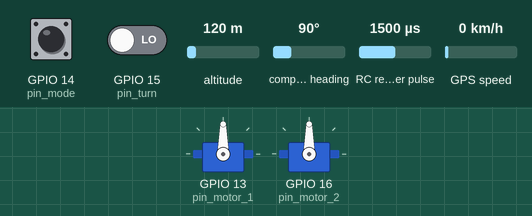
Simulated run of this sketch. Board: ESP8266 (NodeMCU). Parts: 2 × servo. Wiring (inferred from the names in the program): RC receiver channel: data GPIO 12. Inputs (shaded band) come from the test bench; at power-on: RC receiver pulse 1500 µs, GPIO 14 (pin_mode) LOW, GPIO 15 (pin_turn) LOW, altitude 120 m, compass heading 90°, GPS speed 0 km/h. WiFi joins after 1.5 s; servers stay silent unless stated; the GPS gets a fix after 3 s at 37.7749, -122.4194 with 8 satellites; what the sketch prints to the serial monitor is not drawn.

Above: at 2.7 s.
2.8 s: RC receiver pulse (sensor on GPIO 12) set to 1020 µs
At 6.1 s:
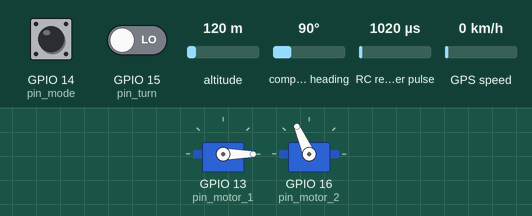
7.0 s: RC receiver pulse (sensor on GPIO 12) set to 1500 µs
At 10.6 s:
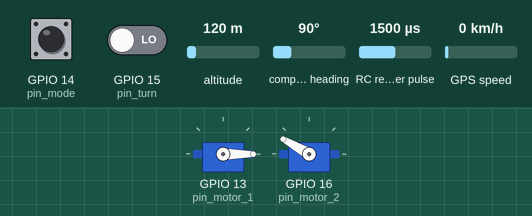
11.0 s: RC receiver pulse (sensor on GPIO 12) set to 1750 µs
At 14.0 s:
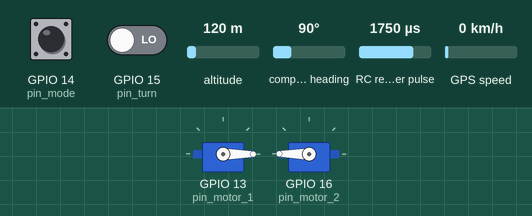
15.1 s: RC receiver pulse (sensor on GPIO 12) set to 1250 µs
At 18.4 s:
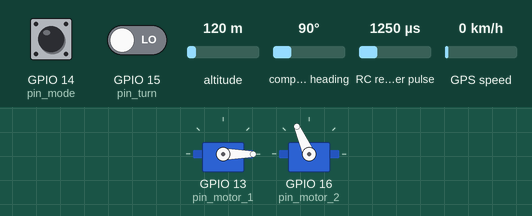
19.1 s: GPIO 14 (pin_mode) pulsed HIGH 2 times (0.12 s each, 0.3 s apart)
At 20.8 s:
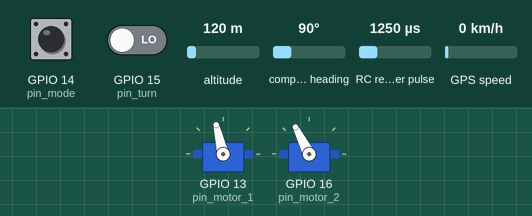
Timing chart, 0 to 25.1 s (numbered marks = the images above; inputs shaded):
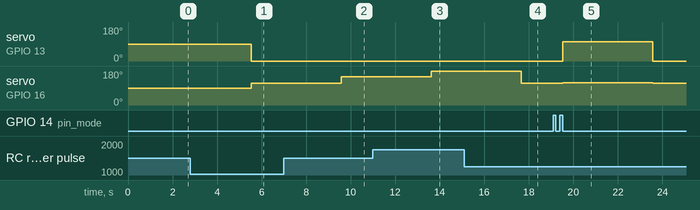

Measured:
- after the input at 2.8 s, servo on GPIO 16 (pin_motor_2): 90° → 114° after 2.7 s
- after the input at 7.0 s, servo on GPIO 16 (pin_motor_2): 114° → 150° after 2.6 s
- after the input at 11.0 s, servo on GPIO 16 (pin_motor_2): 150° → 180° after 2.6 s
- after the input at 15.1 s, servo on GPIO 16 (pin_motor_2): 180° → 114° after 2.6 s
- after the input at 19.1 s, servo on GPIO 13 (pin_motor_1): 0° → 103° after 0.42 s, → 0° 4.0 s later; servo on GPIO 16 (pin_motor_2): 114° → 117° after 0.42 s, → 114° 4.0 s later

The sketch:

test_mid_sizre_usv.ino
```cpp
// -------------------------------CODE for ESP8266 Nodemcu-------------------------------

#include <Servo.h>
#include <QMC5883LCompass.h>
#include <TinyGPSPlus.h>
#include <SoftwareSerial.h>
#include <ESP8266WiFi.h>
#include <WiFiUdp.h>

// MODE CHOICE
  const int pin_mode = 14;      // D5
  bool auto_mode = false;

// MOTOR VARIABLES
  const int pin_throttle = 12;  // D6
  const int pin_turn = 15;      // D8
  const int pin_motor_1 = 13;   // D7
  const int pin_motor_2 = 16;   // D0

  Servo f_1;
  Servo f_2;
  int throttle;
  int turn;
  int thrust;
  int moment;
  int speed_1;
  int speed_2;

// COMPASS
  QMC5883LCompass compass;
  float compass_reading;          // Arduino reads QMC5883l, then send it to ESP8226 via Serial


// GPS
  const int RXPin = 0;          // D3
  const int TXPin = 2;          // D4
  const uint32_t GPSBaud = 9600;
  TinyGPSPlus gps;
  SoftwareSerial ss(RXPin, TXPin);

// UDP WIFI
  const char* ssid = "KTHK 207";
  const char* password = "hmt123456789xyz";
  const char* end_char = "; ";
  const char* terminate_char = "~";

  WiFiUDP Udp;
  unsigned int localUdpPort = 4210;  // local port to listen on
  char incomingPacket[255];  // buffer for incoming packets
  char  replyPacket[] = "USV Packet: ";  // a reply string to send back

// TRACKING PARAMETERS
  double target_lat = 0;
  double target_lng = 0;
  double temp;
  double temp3;
  double usv_lat = 0;
  double usv_lng = 0;
  bool valid = false;

// CONTROL PARAMETER
  float usv_yaw = 0;
  float fix_lat_error = 0;
  float fix_lng_error = 0;
  float yaw_error = 0;
  float desire_yaw = 0;
  float distance = 0;
  float k_yaw_error = 0;
  float k_distance = 0;
  bool arrival = false;
  float temp2;

  const float pi = 3.14159265359;
  const float k_fix_lat = 113894;
  const float k_fix_lng = 104225;
  const float a = 20;
  const float b = 20;
  const float k_moment = 150/pi;
  const float cruise = 120;
  const float arrival_radius = 5;


//-------------------------------SETUP-------------------------------
void setup() {

  // Serial
  Serial.begin(115200);

  // MODE SETUP
  pinMode(pin_mode, INPUT);

  // MOTOR SETUP
  f_1.attach(pin_motor_1,1000,2000);
  f_2.attach(pin_motor_2,1000,2000);
  pinMode(pin_throttle, INPUT);
  pinMode(pin_turn, INPUT);

  // COMPASS SETUP
  compass.init();

  // GPS SETUP
  ss.begin(GPSBaud);

  // UDP WIFI
  Serial.printf("Connecting to %s ", ssid);
  WiFi.begin(ssid, password);
  while (WiFi.status() != WL_CONNECTED)
  {
    delay(500);
    Serial.print(".");
  }
  Serial.println(" connected");

  Udp.begin(localUdpPort);
  Serial.printf("Now listening at IP %s, UDP port %d\n", WiFi.localIP().toString().c_str(), localUdpPort);

}

//-------------------------------LOOP-------------------------------
void loop(){

  // SETTING MODE
    if (pulseIn(pin_mode, HIGH) >= 1500)
      auto_mode = true;
    else
      auto_mode = false;
    Serial.print("Auto = ");
    Serial.print(auto_mode);
    Serial.print("; ");
    Serial.print(pulseIn(pin_mode, HIGH));
    Serial.print("; ");

  // UDP RECIEVE TARGET COORDINATES
    int packetSize = Udp.parsePacket();

    // receive incoming UDP packets
    int len = Udp.read(incomingPacket, 255);
    if (len > 0)
    {
      incomingPacket[len] = 0;
    }

    //Serial.print("Ground Station: ");
    //Serial.print(incomingPacket);
    //Serial.print("; ");

    if (packetSize = 26)
    {
      // Decode target
      target_lat = 0;
      target_lat = target_lat + (incomingPacket[0]-48)*1E1;
      target_lat = target_lat + (incomingPacket[1]-48)*1E0;
      target_lat = target_lat + (incomingPacket[3]-48)*1E-1;
      target_lat = target_lat + (incomingPacket[4]-48)*1E-2;
      target_lat = target_lat + (incomingPacket[5]-48)*1E-3;
      target_lat = target_lat + (incomingPacket[6]-48)*1E-4;
      target_lat = target_lat + (incomingPacket[7]-48)*1E-5;
      target_lat = target_lat + (incomingPacket[8]-48)*1E-6;
      target_lat = target_lat + (incomingPacket[9]-48)*1E-7;
      target_lat = target_lat + (incomingPacket[10]-48)*1E-8;
      target_lat = target_lat + (incomingPacket[11]-48)*1E-9;
      //Serial.print("target_lat =  ");
      //Serial.print(target_lat,6);
      //Serial.print("; ");

      target_lng = 0;
      target_lng = target_lng + (incomingPacket[13]-48)*1E2;
      target_lng = target_lng + (incomingPacket[14]-48)*1E1;
      target_lng = target_lng + (incomingPacket[15]-48)*1E0;
      target_lng = target_lng + (incomingPacket[17]-48)*1E-1;
      target_lng = target_lng + (incomingPacket[18]-48)*1E-2;
      target_lng = target_lng + (incomingPacket[19]-48)*1E-3;
      target_lng = target_lng + (incomingPacket[20]-48)*1E-4;
      target_lng = target_lng + (incomingPacket[21]-48)*1E-5;
      target_lng = target_lng + (incomingPacket[22]-48)*1E-6;
      target_lng = target_lng + (incomingPacket[23]-48)*1E-7;
      target_lng = target_lng + (incomingPacket[24]-48)*1E-8;
      target_lng = target_lng + (incomingPacket[25]-48)*1E-9;
      //Serial.print("target_lng =  ");
      //Serial.print(target_lng,6);
      //Serial.print("; ");
    }


    // COMPASS
      compass.read();
      compass_reading = compass.getAzimuth();
      Serial.print("Compass: ");
      Serial.print(compass_reading);
      Serial.print("; ");
      if (compass_reading>= 180)
        compass_reading = map_float(compass_reading, 180, 360, 0, 180);
      else
        compass_reading = map_float(compass_reading, 0, 180, 180, 360);

    // GPS
      valid = false;
      while (ss.available() > 0)
        if (gps.encode(ss.read()))
          if (gps.location.isValid())
          {
            valid = true;
            usv_lat = gps.location.lat();
            usv_lng = gps.location.lng();
          }

      Serial.print("valid =  ");
      Serial.print(valid);
      Serial.print("; ");

      Serial.print("usv_lat =  ");
      Serial.print(usv_lat,6);
      Serial.print("; ");

      Serial.print("usv_lng =  ");
      Serial.print(usv_lng,6);
      Serial.print("; ");


    // ------------GET YAW ERROR------------
    //
      if (compass_reading<=180)
        usv_yaw = map_float(compass_reading, 0, 180, 0, pi);
      if (compass_reading>180)
      {
        usv_yaw = map_float(compass_reading, 180, 360, -pi, 0);           // range -pi ~ pi
        compass_reading = map_float(compass_reading, 180, 360, -180, 0);  // range -180 ~ 180
      }
      temp2 = map_float(usv_yaw, -pi, pi, -180, 180);
      Serial.print("usv_yaw: ");
      Serial.print(temp2, 0);
      Serial.print("; ");

      fix_lat_error = k_fix_lat * (target_lat - usv_lat);
      fix_lng_error = k_fix_lng * (target_lng - usv_lng);
      desire_yaw = atan2(fix_lng_error, fix_lat_error);             // range -pi ~ pi
      Serial.print("lat_e: ");
      Serial.print(fix_lat_error, 6);
      Serial.print("; ");
      Serial.print("lng_e: ");
      Serial.print(fix_lng_error, 6);
      Serial.print("; ");

      temp2 = map_float(desire_yaw, -pi, pi, -180, 180);
      Serial.print("yaw_d: ");
      Serial.print(temp2, 0);
      Serial.print("; ");

      yaw_error = desire_yaw - usv_yaw;                             // range -2pi ~ 2pi

    // ------------FIX YAW ERROR------------
      if (yaw_error > pi)
        yaw_error = yaw_error - 2*pi;
      if (yaw_error < - pi)
        yaw_error = yaw_error + 2*pi;                               // range -pi ~ pi
      temp2 = map_float(yaw_error, -pi, pi, -180, 180);
      Serial.print("yaw_e: ");
      Serial.print(temp2, 0);
      Serial.print("; ");

    // ------------GET DISTANCE------------
      distance = pow( (pow(fix_lat_error,2) + pow(fix_lng_error,2)), 0.5);


  // -------------------------------AUTO MODE-------------------------------
  if (pulseIn(pin_mode, HIGH) >= 1500)
  {
    // ------------DESIGN THRUST AND MOMENT------------
      k_yaw_error = 1 / (1 + a*pow(yaw_error,2));                   // range 1 ~ 0
      k_distance = pow(distance,2)/(pow(distance,2) + b);           // range 0 ~ 1
      Serial.print("k_yaw_e: ");
      Serial.print(k_yaw_error, 3);
      Serial.print("; ");
      Serial.print("k_dist: ");
      Serial.print(k_distance, 3);
      Serial.print("; ");

      thrust = k_yaw_error * k_distance * cruise;                   // range 0 ~ cruise
      moment = k_moment * yaw_error;

    // ------------TARGET REACHED------------
      arrival = false;
      if (distance<arrival_radius)
      {
        thrust = 0;
        moment = 0;
        arrival = true;
      }

    // ------------CONTROL MOTOR------------
      motor_control(thrust, moment);

  }

  // -------------------------------MANUAL MODE-------------------------------
  else
  {
    throttle = pulseIn(pin_throttle, HIGH); // PWM width, range 1000 - 2000 miroseconds
    turn = pulseIn(pin_turn, HIGH);

    if (throttle<1400) throttle = 1400;
    thrust = map(throttle, 1500, 2000, 0, 180);
    moment = map(turn, 1000, 2000, -50, 50);

    // ------------CONTROL MOTOR------------
      motor_control(thrust, moment);
  }

  // UDP SEND LOG DATA
    Udp.beginPacket(Udp.remoteIP(), Udp.remotePort());
    Udp.write(replyPacket);

    // Target coordinates
    udp_send(target_lat, 2, 9);
    udp_send(target_lng, 3, 9);

    // USV coordinates
    udp_send(usv_lat,2,9);
    udp_send(usv_lng,3,9);
    udp_send(valid,1,0);

    // Compass
    temp3 = compass_reading;
    udp_send(temp3,3,0);

    // Arival state
    temp3 = arrival;
    udp_send(temp3,1,0);

    //

    Udp.write(terminate_char);
    Udp.endPacket();

  // END LOOP
    Serial.println(" ");
}

void udp_send (double data, int top_digit, int lowest_decimal)
{
  int string_size = top_digit + lowest_decimal + 1;
  char udp_string [string_size];
  temp = data;

  for (int i = top_digit; i>=1; i--)
  {
   udp_string[top_digit-i] = temp/pow(10,(i-1));
   temp = temp - udp_string[top_digit-i] * pow(10,(i-1));
   udp_string[top_digit-i] = udp_string[top_digit-i] +48;
  }

  udp_string[top_digit] = 46;

  for (int i = 1; i <= lowest_decimal; i++)
  {
   udp_string[top_digit+i] = temp/pow(10,-i);
   temp = temp - udp_string[top_digit+i] * pow(10,-i);
   udp_string[top_digit+i] = udp_string[top_digit+i] +48;
  }

  for (int i=0; i<= (string_size-1); i++)
  {
    Udp.write(udp_string[i]);
  }

  Udp.write(end_char);
}

void motor_control(float _thrust, float _moment)
{
  speed_1 = _thrust + _moment - 10; // PWM output, range 0-255
  speed_2 = _thrust - _moment;
  if (speed_1>180) speed_1 = 180;
  if (speed_2>180) speed_2 = 180;
  if (speed_1<0) speed_1 = 0;
  if (speed_2<0) speed_2 = 0;
  Serial.print("Motor: ");
  Serial.print(speed_1);
  Serial.print(" ");
  Serial.print(speed_2);
  Serial.print("; ");

  f_1.write(speed_1);
  f_2.write(speed_2);
}

float map_float( float val, float min1, float max1, float min2, float max2)
{
  float val_2;
  if (val<min1)
    val = min1;
  if (val>max1)
    val = max1;
  val_2 = min2 + (val-min1)*(max2-min2)/(max1-min1);
  return val_2;
}
```
